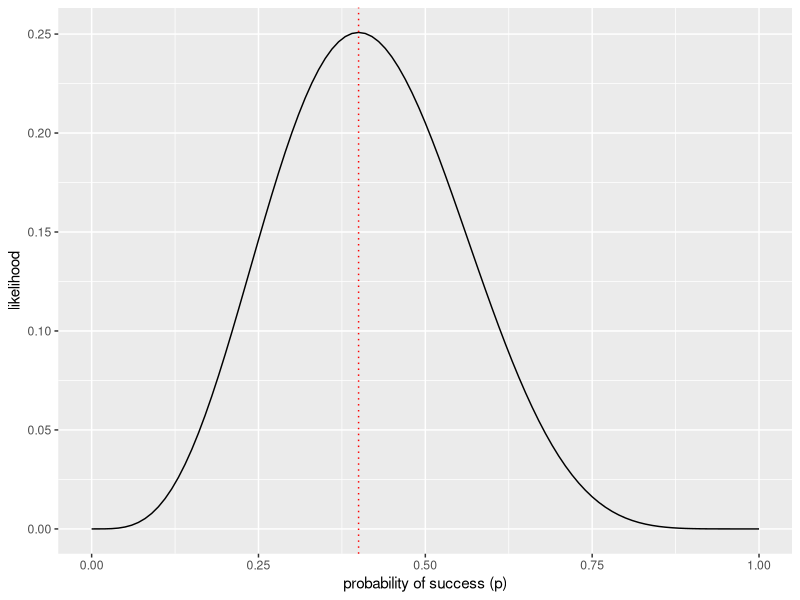
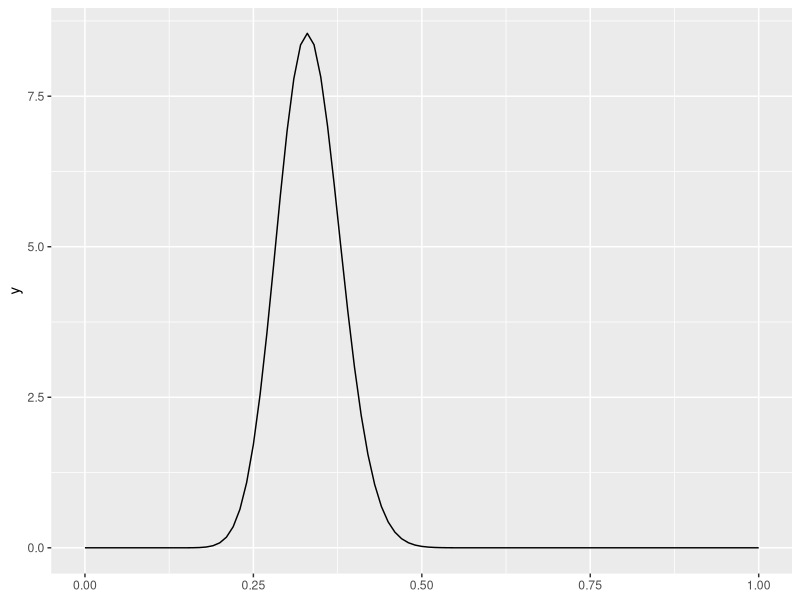
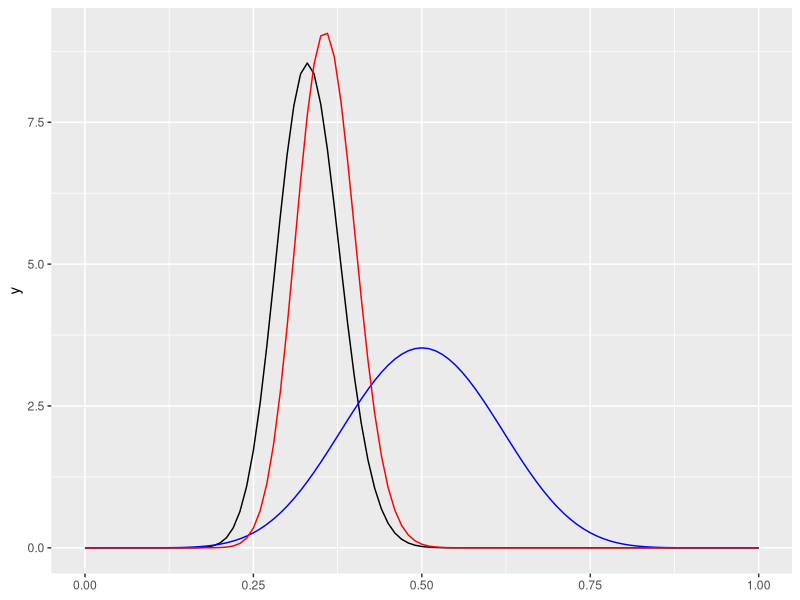
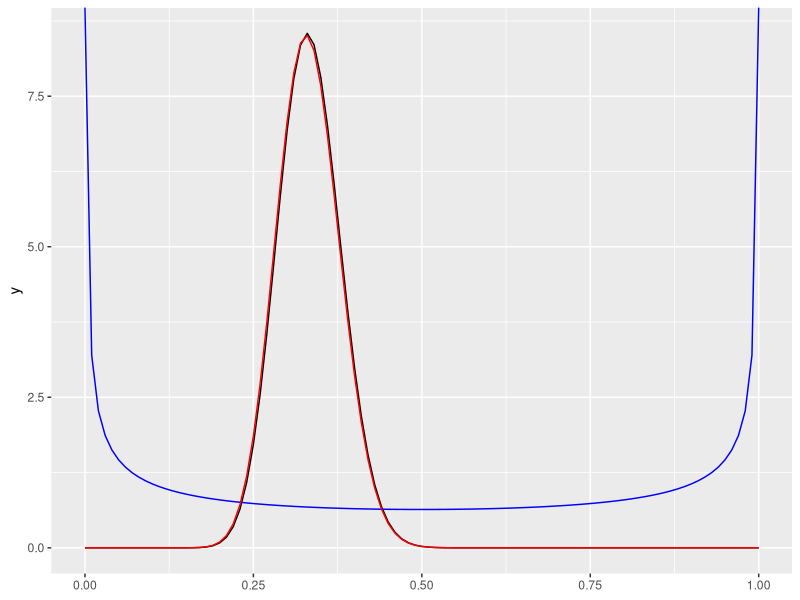

The R script that drew these images, in order:
## ---- chunk 1
print(dbinom(4,10,0.5))
## ---- chunk 2
library(tidyverse)
n <- 10
k <- 4
pl <- ggplot(data = data.frame(x = 0, y = 0)) + xlim(c(0,1))
like_fun <- function(p) {
  lik <- dbinom(k, n, p)
  return(lik)
}
pl <- pl + stat_function(fun = like_fun) + 
  xlab('probability of success (p)') + 
  ylab('likelihood') +
  geom_vline(xintercept = 0.4, linetype='dotted', color = 'red')
show(pl)
## ---- chunk 3
# Define variable containing url
url <- "https://imgs.xkcd.com/comics/modified_bayes_theorem.png"
## ---- chunk 4
# Define variable containing url
url <- "https://imgs.xkcd.com/comics/frequentists_vs_bayesians.png"
## ---- chunk 5
library(tidyverse)
n <- 100
m <- 33
pl <- ggplot(data = data.frame(x = 0, y = 0)) + xlim(c(0,1))
likelihood_function <- function(p) {
  lik <- choose(n, m) * p^m * (1-p)^(n - m)
  # divide by the evidence to make into density function
  return(lik * (n + 1))
}
pl <- pl + stat_function(fun = likelihood_function)
show(pl)
## ---- chunk 6
# a strong prior
alpha <- 10
beta <- 10
prior_function <- function(p) dbeta(p, alpha, beta)
posterior_function <- function(p) dbeta(p, alpha + m, beta + n - m)
pl + stat_function(fun = prior_function, colour = "blue") + 
  stat_function(fun = posterior_function, colour = "red")
## ---- chunk 7
# a weak prior
alpha <- 1/2
beta <- 1/2
pl + stat_function(fun = prior_function, colour = "blue") + 
  stat_function(fun = posterior_function, colour = "red")
